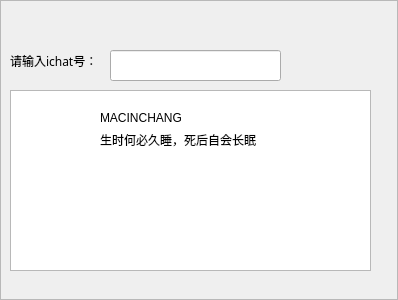
<?xml version="1.0" encoding="UTF-8"?>
<ui version="4.0">
 <class>AddWindow</class>
 <widget class="QFrame" name="AddWindow">
  <property name="geometry">
   <rect>
    <x>0</x>
    <y>0</y>
    <width>398</width>
    <height>300</height>
   </rect>
  </property>
  <property name="windowTitle">
   <string>Frame</string>
  </property>
  <property name="frameShape">
   <enum>QFrame::StyledPanel</enum>
  </property>
  <property name="frameShadow">
   <enum>QFrame::Raised</enum>
  </property>
  <widget class="QLineEdit" name="lineEdit">
   <property name="geometry">
    <rect>
     <x>110</x>
     <y>50</y>
     <width>171</width>
     <height>31</height>
    </rect>
   </property>
  </widget>
  <widget class="QPushButton" name="pushButton">
   <property name="geometry">
    <rect>
     <x>290</x>
     <y>40</y>
     <width>101</width>
     <height>51</height>
    </rect>
   </property>
   <property name="text">
    <string/>
   </property>
   <property name="icon">
    <iconset resource="resource.qrc">
     <normaloff>:/Images/findBtn1.png</normaloff>:/Images/findBtn1.png</iconset>
   </property>
   <property name="iconSize">
    <size>
     <width>150</width>
     <height>30</height>
    </size>
   </property>
   <property name="flat">
    <bool>true</bool>
   </property>
  </widget>
  <widget class="QLabel" name="label">
   <property name="geometry">
    <rect>
     <x>10</x>
     <y>50</y>
     <width>91</width>
     <height>21</height>
    </rect>
   </property>
   <property name="font">
    <font>
     <family>Arial Unicode MS</family>
    </font>
   </property>
   <property name="text">
    <string>请输入ichat号：</string>
   </property>
  </widget>
  <widget class="QTextBrowser" name="textBrowser">
   <property name="geometry">
    <rect>
     <x>10</x>
     <y>90</y>
     <width>361</width>
     <height>181</height>
    </rect>
   </property>
  </widget>
  <widget class="QLabel" name="label_3">
   <property name="geometry">
    <rect>
     <x>20</x>
     <y>110</y>
     <width>71</width>
     <height>71</height>
    </rect>
   </property>
   <property name="text">
    <string/>
   </property>
   <property name="pixmap">
    <pixmap resource="resource.qrc">:/resource/head.jpg</pixmap>
   </property>
   <property name="scaledContents">
    <bool>true</bool>
   </property>
  </widget>
  <widget class="QLabel" name="label_2">
   <property name="geometry">
    <rect>
     <x>100</x>
     <y>110</y>
     <width>121</width>
     <height>16</height>
    </rect>
   </property>
   <property name="text">
    <string>MACINCHANG</string>
   </property>
  </widget>
  <widget class="QLabel" name="label_4">
   <property name="geometry">
    <rect>
     <x>100</x>
     <y>130</y>
     <width>181</width>
     <height>20</height>
    </rect>
   </property>
   <property name="text">
    <string>生时何必久睡，死后自会长眠</string>
   </property>
  </widget>
  <widget class="QPushButton" name="pushButton_2">
   <property name="geometry">
    <rect>
     <x>100</x>
     <y>160</y>
     <width>161</width>
     <height>31</height>
    </rect>
   </property>
   <property name="text">
    <string/>
   </property>
   <property name="icon">
    <iconset resource="resource.qrc">
     <normaloff>:/Images/addfriendsBtn.png</normaloff>:/Images/addfriendsBtn.png</iconset>
   </property>
   <property name="iconSize">
    <size>
     <width>150</width>
     <height>40</height>
    </size>
   </property>
   <property name="flat">
    <bool>true</bool>
   </property>
  </widget>
  <widget class="QLabel" name="label_5">
   <property name="geometry">
    <rect>
     <x>0</x>
     <y>0</y>
     <width>400</width>
     <height>302</height>
    </rect>
   </property>
   <property name="text">
    <string/>
   </property>
   <property name="pixmap">
    <pixmap resource="resource.qrc">:/Images/addfriends.png</pixmap>
   </property>
  </widget>
  <widget class="QPushButton" name="closeBtn">
   <property name="geometry">
    <rect>
     <x>349</x>
     <y>0</y>
     <width>51</width>
     <height>41</height>
    </rect>
   </property>
   <property name="text">
    <string/>
   </property>
   <property name="icon">
    <iconset resource="resource.qrc">
     <normaloff>:/git/Image/close.png</normaloff>:/git/Image/close.png</iconset>
   </property>
   <property name="flat">
    <bool>true</bool>
   </property>
  </widget>
  <zorder>label_5</zorder>
  <zorder>lineEdit</zorder>
  <zorder>pushButton</zorder>
  <zorder>label</zorder>
  <zorder>textBrowser</zorder>
  <zorder>label_3</zorder>
  <zorder>label_2</zorder>
  <zorder>label_4</zorder>
  <zorder>pushButton_2</zorder>
  <zorder>closeBtn</zorder>
 </widget>
 <resources>
  <include location="resource.qrc"/>
 </resources>
 <connections>
  <connection>
   <sender>closeBtn</sender>
   <signal>clicked()</signal>
   <receiver>AddWindow</receiver>
   <slot>close()</slot>
   <hints>
    <hint type="sourcelabel">
     <x>374</x>
     <y>20</y>
    </hint>
    <hint type="destinationlabel">
     <x>198</x>
     <y>149</y>
    </hint>
   </hints>
  </connection>
 </connections>
</ui>
